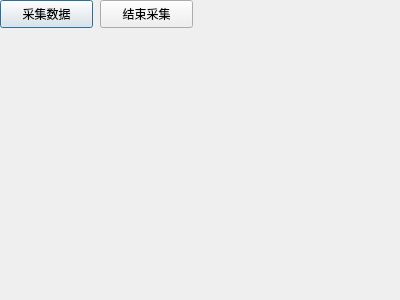
<?xml version="1.0" encoding="UTF-8"?>
<ui version="4.0">
 <class>sample</class>
 <widget class="QDialog" name="sample">
  <property name="geometry">
   <rect>
    <x>0</x>
    <y>0</y>
    <width>400</width>
    <height>300</height>
   </rect>
  </property>
  <property name="windowTitle">
   <string>数据采集</string>
  </property>
  <widget class="QPushButton" name="sample_2">
   <property name="geometry">
    <rect>
     <x>0</x>
     <y>0</y>
     <width>93</width>
     <height>28</height>
    </rect>
   </property>
   <property name="text">
    <string>采集数据</string>
   </property>
  </widget>
  <widget class="QPushButton" name="pushButton_2">
   <property name="geometry">
    <rect>
     <x>100</x>
     <y>0</y>
     <width>93</width>
     <height>28</height>
    </rect>
   </property>
   <property name="text">
    <string>结束采集</string>
   </property>
  </widget>
  <widget class="QLabel" name="sample_cnt">
   <property name="geometry">
    <rect>
     <x>10</x>
     <y>30</y>
     <width>171</width>
     <height>51</height>
    </rect>
   </property>
   <property name="sizePolicy">
    <sizepolicy hsizetype="Preferred" vsizetype="Preferred">
     <horstretch>0</horstretch>
     <verstretch>0</verstretch>
    </sizepolicy>
   </property>
   <property name="text">
    <string/>
   </property>
  </widget>
  <widget class="QLabel" name="sample_file">
   <property name="geometry">
    <rect>
     <x>200</x>
     <y>10</y>
     <width>191</width>
     <height>71</height>
    </rect>
   </property>
   <property name="text">
    <string/>
   </property>
  </widget>
 </widget>
 <resources/>
 <connections/>
</ui>
